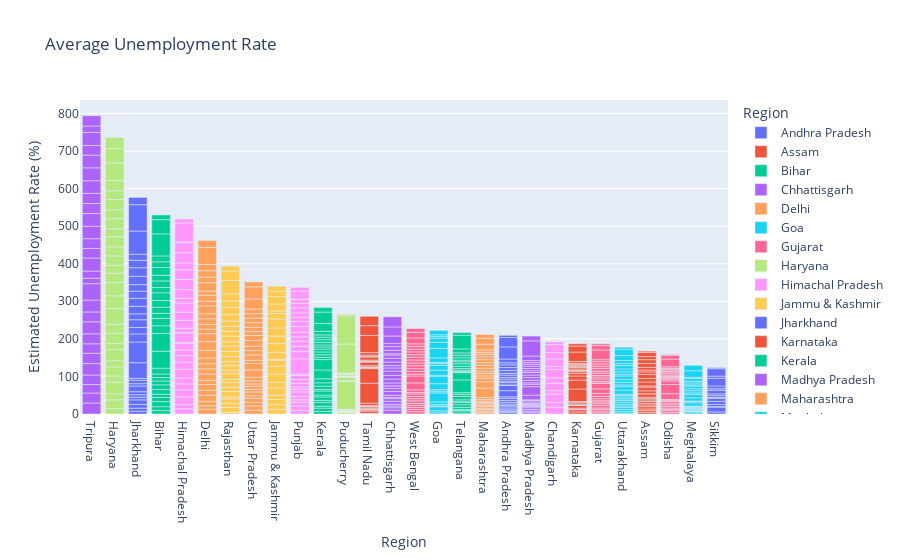

Here is the notebook cell this chart was saved with:
### Code cell
fig=px.bar(df,x='Region',y=' Estimated Unemployment Rate (%)',color='Region',title='Average Unemployment Rate ')
fig.update_layout(xaxis = {'categoryorder':'total descending'})
fig.show()

### Figure 1 — Plotly figure (JSON) as saved in the notebook; plotly's stock layout.template omitted (floating-point values rounded to 4 significant figures)
{"data": [{"alignmentgroup": "True", "hovertemplate": "Region=%{x}<br> Estimated Unemployment Rate (%)=%{y}<extra></extra>", "legendgroup": "Andhra Pradesh", "marker": {"color": "#636efa", "pattern": {"shape": ""}}, "name": "Andhra Pradesh", "offsetgroup": "Andhra Pradesh", "orientation": "v", "showlegend": true, "textposition": "auto", "type": "bar", "x": ["Andhra Pradesh", "Andhra Pradesh", "Andhra Pradesh", "Andhra Pradesh", "Andhra Pradesh", "Andhra Pradesh", "Andhra Pradesh", "Andhra Pradesh", "Andhra Pradesh", "Andhra Pradesh", "Andhra Pradesh", "Andhra Pradesh", "Andhra Pradesh", "Andhra Pradesh", "Andhra Pradesh", "Andhra Pradesh", "Andhra Pradesh", "Andhra Pradesh", "Andhra Pradesh", "Andhra Pradesh", "Andhra Pradesh", "Andhra Pradesh", "Andhra Pradesh", "Andhra Pradesh", "Andhra Pradesh", "Andhra Pradesh", "Andhra Pradesh", "Andhra Pradesh"], "xaxis": "x", "y": [3.65, 3.05, 3.75, 3.32, 5.17, 3.52, 4.12, 4.38, 4.84, 5.91, 4.06, 16.29, 14.46, 0.85, 6.09, 3.8, 5.64, 4.61, 6.01, 4.7, 7.54, 7.88, 7.11, 5.66, 9.88, 32.3, 24.91, 5.86], "yaxis": "y"}, {"alignmentgroup": "True", "hovertemplate": "Region=%{x}<br> Estimated Unemployment Rate (%)=%{y}<extra></extra>", "legendgroup": "Assam", "marker": {"color": "#EF553B", "pattern": {"shape": ""}}, "name": "Assam", "offsetgroup": "Assam", "orientation": "v", "showlegend": true, "textposition": "auto", "type": "bar", "x": ["Assam", "Assam", "Assam", "Assam", "Assam", "Assam", "Assam", "Assam", "Assam", "Assam", "Assam", "Assam", "Assam", "Assam", "Assam", "Assam", "Assam", "Assam", "Assam", "Assam", "Assam", "Assam", "Assam", "Assam", "Assam", "Assam"], "xaxis": "x", "y": [4.29, 5.08, 4.26, 5.79, 4.46, 4.65, 4.66, 4.29, 3.26, 3.77, 9.38, 0, 7.87, 9.89, 3.21, 10.39, 9.26, 11.17, 6.31, 5.02, 7.24, 9.98, 10.34, 8.37, 10.77, 3.42], "yaxis": "y"}, {"alignmentgroup": "True", "hovertemplate": "Region=%{x}<br> Estimated Unemployment Rate (%)=%{y}<extra></extra>", "legendgroup": "Bihar", "marker": {"color": "#00cc96", "pattern": {"shape": ""}}, "name": "Bihar", "offsetgroup": "Bihar", "orientation": "v", "showlegend": true, "textposition": "auto", "type": "bar", "x": ["Bihar", "Bihar", "Bihar", "Bihar", "Bihar", "Bihar", "Bihar", "Bihar", "Bihar", "Bihar", "Bihar", "Bihar", "Bihar", "Bihar", "Bihar", "Bihar", "Bihar", "Bihar", "Bihar", "Bihar", "Bihar", "Bihar", "Bihar", "Bihar", "Bihar", "Bihar", "Bihar", "Bihar"], "xaxis": "x", "y": [9.27, 10.2, 13.44, 11, 8.87, 12.47, 12.4, 10.16, 9.13, 9.61, 15.39, 45.09, 47.26, 20.49, 19.9, 13.29, 16.41, 17.66, 20.46, 14.06, 17.62, 14.91, 20.69, 15.11, 15.73, 58.77, 37.87, 12.45], "yaxis": "y"}, {"alignmentgroup": "True", "hovertemplate": "Region=%{x}<br> Estimated Unemployment Rate (%)=%{y}<extra></extra>", "legendgroup": "Chhattisgarh", "marker": {"color": "#ab63fa", "pattern": {"shape": ""}}, "name": "Chhattisgarh", "offsetgroup": "Chhattisgarh", "orientation": "v", "showlegend": true, "textposition": "auto", "type": "bar", "x": ["Chhattisgarh", "Chhattisgarh", "Chhattisgarh", "Chhattisgarh", "Chhattisgarh", "Chhattisgarh", "Chhattisgarh", "Chhattisgarh", "Chhattisgarh", "Chhattisgarh", "Chhattisgarh", "Chhattisgarh", "Chhattisgarh", "Chhattisgarh", "Chhattisgarh", "Chhattisgarh", "Chhattisgarh", "Chhattisgarh", "Chhattisgarh", "Chhattisgarh", "Chhattisgarh", "Chhattisgarh", "Chhattisgarh", "Chhattisgarh", "Chhattisgarh", "Chhattisgarh", "Chhattisgarh", "Chhattisgarh"], "xaxis": "x", "y": [9.82, 6.76, 4.54, 4.64, 8.33, 6.96, 2.77, 6.11, 9.89, 7.89, 7.31, 0, 7.64, 10.14, 9.77, 11.77, 8.17, 6.29, 9.46, 10.27, 8.32, 3.57, 9.01, 9.79, 8.21, 20.13, 24.1, 27.07], "yaxis": "y"}, {"alignmentgroup": "True", "hovertemplate": "Region=%{x}<br> Estimated Unemployment Rate (%)=%{y}<extra></extra>", "legendgroup": "Delhi", "marker": {"color": "#FFA15A", "pattern": {"shape": ""}}, "name": "Delhi", "offsetgroup": "Delhi", "orientation": "v", "showlegend": true, "textposition": "auto", "type": "bar", "x": ["Delhi", "Delhi", "Delhi", "Delhi", "Delhi", "Delhi", "Delhi", "Delhi", "Delhi", "Delhi", "Delhi", "Delhi", "Delhi", "Delhi", "Delhi", "Delhi", "Delhi", "Delhi", "Delhi", "Delhi", "Delhi", "Delhi", "Delhi", "Delhi", "Delhi", "Delhi", "Delhi", "Delhi"], "xaxis": "x", "y": [12.56, 9.33, 11.07, 17.18, 12.5, 15.84, 11.11, 16.97, 13.48, 13.81, 15.18, 20.69, 22.76, 21.14, 12.31, 12.76, 14.68, 13.52, 20.59, 12.41, 16.11, 11.07, 22.45, 14.86, 17.09, 16.51, 45.78, 18.11], "yaxis": "y"}, {"alignmentgroup": "True", "hovertemplate": "Region=%{x}<br> Estimated Unemployment Rate (%)=%{y}<extra></extra>", "legendgroup": "Goa", "marker": {"color": "#19d3f3", "pattern": {"shape": ""}}, "name": "Goa", "offsetgroup": "Goa", "orientation": "v", "showlegend": true, "textposition": "auto", "type": "bar", "x": ["Goa", "Goa", "Goa", "Goa", "Goa", "Goa", "Goa", "Goa", "Goa", "Goa", "Goa", "Goa", "Goa", "Goa", "Goa", "Goa", "Goa", "Goa", "Goa", "Goa", "Goa", "Goa", "Goa", "Goa"], "xaxis": "x", "y": [2.91, 5.45, 10.98, 1.98, 3.61, 7.21, 23.71, 3.54, 5.38, 0, 15.91, 20, 2.75, 13.33, 12.28, 4.9, 3.16, 12.31, 25.2, 16.22, 10.92, 4.31, 4.76, 11.76], "yaxis": "y"}, {"alignmentgroup": "True", "hovertemplate": "Region=%{x}<br> Estimated Unemployment Rate (%)=%{y}<extra></extra>", "legendgroup": "Gujarat", "marker": {"color": "#FF6692", "pattern": {"shape": ""}}, "name": "Gujarat", "offsetgroup": "Gujarat", "orientation": "v", "showlegend": true, "textposition": "auto", "type": "bar", "x": ["Gujarat", "Gujarat", "Gujarat", "Gujarat", "Gujarat", "Gujarat", "Gujarat", "Gujarat", "Gujarat", "Gujarat", "Gujarat", "Gujarat", "Gujarat", "Gujarat", "Gujarat", "Gujarat", "Gujarat", "Gujarat", "Gujarat", "Gujarat", "Gujarat", "Gujarat", "Gujarat", "Gujarat", "Gujarat", "Gujarat", "Gujarat", "Gujarat"], "xaxis": "x", "y": [2.88, 4.77, 4.58, 3.7, 6.29, 4.91, 4.68, 3.46, 5.35, 6.64, 7.59, 12, 14.58, 1.41, 4.09, 6.31, 5.15, 4.2, 5.96, 5.45, 7.53, 5.71, 5.82, 6.04, 5.39, 25.94, 11.62, 4.54], "yaxis": "y"}, {"alignmentgroup": "True", "hovertemplate": "Region=%{x}<br> Estimated Unemployment Rate (%)=%{y}<extra></extra>", "legendgroup": "Haryana", "marker": {"color": "#B6E880", "pattern": {"shape": ""}}, "name": "Haryana", "offsetgroup": "Haryana", "orientation": "v", "showlegend": true, "textposition": "auto", "type": "bar", "x": ["Haryana", "Haryana", "Haryana", "Haryana", "Haryana", "Haryana", "Haryana", "Haryana", "Haryana", "Haryana", "Haryana", "Haryana", "Haryana", "Haryana", "Haryana", "Haryana", "Haryana", "Haryana", "Haryana", "Haryana", "Haryana", "Haryana", "Haryana", "Haryana", "Haryana", "Haryana", "Haryana", "Haryana"], "xaxis": "x", "y": [14.54, 23.08, 16.22, 30.94, 16.36, 24.17, 16.59, 29.56, 16.21, 27.19, 23.92, 41.61, 34.22, 35.57, 24.67, 20.42, 25.45, 24.19, 26.84, 21.04, 27.06, 23.65, 27.24, 23.29, 27.14, 46.89, 38.46, 29.41], "yaxis": "y"}, {"alignmentgroup": "True", "hovertemplate": "Region=%{x}<br> Estimated Unemployment Rate (%)=%{y}<extra></extra>", "legendgroup": "Himachal Pradesh", "marker": {"color": "#FF97FF", "pattern": {"shape": ""}}, "name": "Himachal Pradesh", "offsetgroup": "Himachal Pradesh", "orientation": "v", "showlegend": true, "textposition": "auto", "type": "bar", "x": ["Himachal Pradesh", "Himachal Pradesh", "Himachal Pradesh", "Himachal Pradesh", "Himachal Pradesh", "Himachal Pradesh", "Himachal Pradesh", "Himachal Pradesh", "Himachal Pradesh", "Himachal Pradesh", "Himachal Pradesh", "Himachal Pradesh", "Himachal Pradesh", "Himachal Pradesh", "Himachal Pradesh", "Himachal Pradesh", "Himachal Pradesh", "Himachal Pradesh", "Himachal Pradesh", "Himachal Pradesh", "Himachal Pradesh", "Himachal Pradesh", "Himachal Pradesh", "Himachal Pradesh", "Himachal Pradesh", "Himachal Pradesh", "Himachal Pradesh", "Himachal Pradesh"], "xaxis": "x", "y": [13.68, 11.43, 20.59, 18.56, 15.98, 15.81, 22.86, 19.46, 16.67, 15.42, 17.71, 2.13, 25.64, 1.12, 10.88, 21.43, 21.51, 24.48, 12, 23.77, 27.27, 25.32, 18.15, 27.31, 26.44, 2.7, 50, 10.81], "yaxis": "y"}, {"alignmentgroup": "True", "hovertemplate": "Region=%{x}<br> Estimated Unemployment Rate (%)=%{y}<extra></extra>", "legendgroup": "Jammu & Kashmir", "marker": {"color": "#FECB52", "pattern": {"shape": ""}}, "name": "Jammu & Kashmir", "offsetgroup": "Jammu & Kashmir", "orientation": "v", "showlegend": true, "textposition": "auto", "type": "bar", "x": ["Jammu & Kashmir", "Jammu & Kashmir", "Jammu & Kashmir", "Jammu & Kashmir", "Jammu & Kashmir", "Jammu & Kashmir", "Jammu & Kashmir", "Jammu & Kashmir", "Jammu & Kashmir", "Jammu & Kashmir", "Jammu & Kashmir", "Jammu & Kashmir", "Jammu & Kashmir", "Jammu & Kashmir", "Jammu & Kashmir", "Jammu & Kashmir", "Jammu & Kashmir", "Jammu & Kashmir", "Jammu & Kashmir", "Jammu & Kashmir", "Jammu & Kashmir"], "xaxis": "x", "y": [12.78, 12.09, 13.67, 11.32, 19.27, 14.73, 22.19, 21.23, 16, 2.22, 18.97, 23.04, 19.88, 21.55, 24.06, 14.29, 7.02, 18.54, 19.86, 14.29, 12.96], "yaxis": "y"}, {"alignmentgroup": "True", "hovertemplate": "Region=%{x}<br> Estimated Unemployment Rate (%)=%{y}<extra></extra>", "legendgroup": "Jharkhand", "marker": {"color": "#636efa", "pattern": {"shape": ""}}, "name": "Jharkhand", "offsetgroup": "Jharkhand", "orientation": "v", "showlegend": true, "textposition": "auto", "type": "bar", "x": ["Jharkhand", "Jharkhand", "Jharkhand", "Jharkhand", "Jharkhand", "Jharkhand", "Jharkhand", "Jharkhand", "Jharkhand", "Jharkhand", "Jharkhand", "Jharkhand", "Jharkhand", "Jharkhand", "Jharkhand", "Jharkhand", "Jharkhand", "Jharkhand", "Jharkhand", "Jharkhand", "Jharkhand", "Jharkhand", "Jharkhand", "Jharkhand", "Jharkhand", "Jharkhand", "Jharkhand", "Jharkhand"], "xaxis": "x", "y": [7.11, 8.46, 9.98, 12.06, 7.12, 6.57, 8.07, 15.15, 6.16, 9.06, 5.01, 41.72, 55.1, 21.53, 17.23, 20.51, 15.67, 20.25, 21.16, 19.05, 17.34, 22.01, 22.96, 19.67, 16.4, 61.48, 70.17, 19.38], "yaxis": "y"}, {"alignmentgroup": "True", "hovertemplate": "Region=%{x}<br> Estimated Unemployment Rate (%)=%{y}<extra></extra>", "legendgroup": "Karnataka", "marker": {"color": "#EF553B", "pattern": {"shape": ""}}, "name": "Karnataka", "offsetgroup": "Karnataka", "orientation": "v", "showlegend": true, "textposition": "auto", "type": "bar", "x": ["Karnataka", "Karnataka", "Karnataka", "Karnataka", "Karnataka", "Karnataka", "Karnataka", "Karnataka", "Karnataka", "Karnataka", "Karnataka", "Karnataka", "Karnataka", "Karnataka", "Karnataka", "Karnataka", "Karnataka", "Karnataka", "Karnataka", "Karnataka", "Karnataka", "Karnataka", "Karnataka", "Karnataka", "Karnataka", "Karnataka", "Karnataka", "Karnataka"], "xaxis": "x", "y": [5.46, 5.98, 0.52, 0.37, 3.2, 7.13, 1.19, 0.41, 2.57, 4.11, 2.39, 33.17, 23.72, 10.92, 6.56, 5, 2.29, 1.27, 3.57, 3.87, 3.44, 1.56, 3.31, 2.88, 4.92, 25.12, 15.88, 6.12], "yaxis": "y"}, {"alignmentgroup": "True", "hovertemplate": "Region=%{x}<br> Estimated Unemployment Rate (%)=%{y}<extra></extra>", "legendgroup": "Kerala", "marker": {"color": "#00cc96", "pattern": {"shape": ""}}, "name": "Kerala", "offsetgroup": "Kerala", "orientation": "v", "showlegend": true, "textposition": "auto", "type": "bar", "x": ["Kerala", "Kerala", "Kerala", "Kerala", "Kerala", "Kerala", "Kerala", "Kerala", "Kerala", "Kerala", "Kerala", "Kerala", "Kerala", "Kerala", "Kerala", "Kerala", "Kerala", "Kerala", "Kerala", "Kerala", "Kerala", "Kerala", "Kerala", "Kerala", "Kerala", "Kerala", "Kerala", "Kerala"], "xaxis": "x", "y": [6.63, 9, 4.95, 10.32, 5.35, 9.14, 5, 10.77, 4.11, 8.91, 8.85, 10.71, 23.38, 27.66, 6.11, 6.67, 7.58, 7.69, 5.52, 5.35, 6.71, 7.31, 6.65, 6.08, 9.14, 21.43, 30.28, 12.17], "yaxis": "y"}, {"alignmentgroup": "True", "hovertemplate": "Region=%{x}<br> Estimated Unemployment Rate (%)=%{y}<extra></extra>", "legendgroup": "Madhya Pradesh", "marker": {"color": "#ab63fa", "pattern": {"shape": ""}}, "name": "Madhya Pradesh", "offsetgroup": "Madhya Pradesh", "orientation": "v", "showlegend": true, "textposition": "auto", "type": "bar", "x": ["Madhya Pradesh", "Madhya Pradesh", "Madhya Pradesh", "Madhya Pradesh", "Madhya Pradesh", "Madhya Pradesh", "Madhya Pradesh", "Madhya Pradesh", "Madhya Pradesh", "Madhya Pradesh", "Madhya Pradesh", "Madhya Pradesh", "Madhya Pradesh", "Madhya Pradesh", "Madhya Pradesh", "Madhya Pradesh", "Madhya Pradesh", "Madhya Pradesh", "Madhya Pradesh", "Madhya Pradesh", "Madhya Pradesh", "Madhya Pradesh", "Madhya Pradesh", "Madhya Pradesh", "Madhya Pradesh", "Madhya Pradesh", "Madhya Pradesh", "Madhya Pradesh"], "xaxis": "x", "y": [3.63, 4.25, 3.92, 4.94, 3.08, 2.98, 2.72, 2.94, 3.66, 4.42, 1.19, 12.5, 22.46, 6.46, 3.91, 6.38, 7.38, 6.82, 7, 4.4, 6.06, 6.2, 5.17, 4.96, 4.8, 11.94, 40.49, 12.72], "yaxis": "y"}, {"alignmentgroup": "True", "hovertemplate": "Region=%{x}<br> Estimated Unemployment Rate (%)=%{y}<extra></extra>", "legendgroup": "Maharashtra", "marker": {"color": "#FFA15A", "pattern": {"shape": ""}}, "name": "Maharashtra", "offsetgroup": "Maharashtra", "orientation": "v", "showlegend": true, "textposition": "auto", "type": "bar", "x": ["Maharashtra", "Maharashtra", "Maharashtra", "Maharashtra", "Maharashtra", "Maharashtra", "Maharashtra", "Maharashtra", "Maharashtra", "Maharashtra", "Maharashtra", "Maharashtra", "Maharashtra", "Maharashtra", "Maharashtra", "Maharashtra", "Maharashtra", "Maharashtra", "Maharashtra", "Maharashtra", "Maharashtra", "Maharashtra", "Maharashtra", "Maharashtra", "Maharashtra", "Maharashtra", "Maharashtra", "Maharashtra"], "xaxis": "x", "y": [3.67, 4.34, 3.66, 3.76, 4.4, 3.81, 3.68, 3.03, 3.8, 4.24, 5.38, 25.28, 16.89, 9.4, 6.08, 6.46, 6.35, 7.57, 7.6, 7.51, 7.6, 7.83, 6.67, 5.34, 6.34, 14.99, 15.92, 10.01], "yaxis": "y"}, {"alignmentgroup": "True", "hovertemplate": "Region=%{x}<br> Estimated Unemployment Rate (%)=%{y}<extra></extra>", "legendgroup": "Meghalaya", "marker": {"color": "#19d3f3", "pattern": {"shape": ""}}, "name": "Meghalaya", "offsetgroup": "Meghalaya", "orientation": "v", "showlegend": true, "textposition": "auto", "type": "bar", "x": ["Meghalaya", "Meghalaya", "Meghalaya", "Meghalaya", "Meghalaya", "Meghalaya", "Meghalaya", "Meghalaya", "Meghalaya", "Meghalaya", "Meghalaya", "Meghalaya", "Meghalaya", "Meghalaya", "Meghalaya", "Meghalaya", "Meghalaya", "Meghalaya", "Meghalaya", "Meghalaya", "Meghalaya", "Meghalaya", "Meghalaya", "Meghalaya", "Meghalaya", "Meghalaya", "Meghalaya"], "xaxis": "x", "y": [3.16, 4.23, 1.03, 0.52, 0.24, 3.7, 1.5, 1.8, 0.97, 2.76, 1.28, 8.38, 3.73, 1.35, 8.4, 8.66, 4.43, 5.8, 5.3, 7.2, 3.02, 5.21, 4.76, 7.37, 2.8, 17.39, 14.58], "yaxis": "y"}, {"alignmentgroup": "True", "hovertemplate": "Region=%{x}<br> Estimated Unemployment Rate (%)=%{y}<extra></extra>", "legendgroup": "Odisha", "marker": {"color": "#FF6692", "pattern": {"shape": ""}}, "name": "Odisha", "offsetgroup": "Odisha", "orientation": "v", "showlegend": true, "textposition": "auto", "type": "bar", "x": ["Odisha", "Odisha", "Odisha", "Odisha", "Odisha", "Odisha", "Odisha", "Odisha", "Odisha", "Odisha", "Odisha", "Odisha", "Odisha", "Odisha", "Odisha", "Odisha", "Odisha", "Odisha", "Odisha", "Odisha", "Odisha", "Odisha", "Odisha", "Odisha", "Odisha", "Odisha", "Odisha", "Odisha"], "xaxis": "x", "y": [4.17, 4.71, 3.31, 3.68, 4.31, 4.28, 4.72, 4.67, 1.81, 3.31, 15.09, 24.48, 9.45, 4.59, 2.95, 2.63, 1.78, 3.5, 3.78, 4.5, 2.23, 3.36, 2.28, 2.19, 3.96, 20.5, 10, 2.18], "yaxis": "y"}, {"alignmentgroup": "True", "hovertemplate": "Region=%{x}<br> Estimated Unemployment Rate (%)=%{y}<extra></extra>", "legendgroup": "Puducherry", "marker": {"color": "#B6E880", "pattern": {"shape": ""}}, "name": "Puducherry", "offsetgroup": "Puducherry", "orientation": "v", "showlegend": true, "textposition": "auto", "type": "bar", "x": ["Puducherry", "Puducherry", "Puducherry", "Puducherry", "Puducherry", "Puducherry", "Puducherry", "Puducherry", "Puducherry", "Puducherry", "Puducherry", "Puducherry", "Puducherry", "Puducherry", "Puducherry", "Puducherry", "Puducherry", "Puducherry", "Puducherry", "Puducherry", "Puducherry", "Puducherry", "Puducherry", "Puducherry", "Puducherry", "Puducherry"], "xaxis": "x", "y": [0, 0, 0, 4.85, 0, 1.18, 0, 1.99, 0.58, 1.74, 2.31, 74.51, 1.25, 0, 0, 8.95, 1.22, 1.17, 1.37, 5.21, 0.57, 1.78, 0.62, 76.74, 75, 4.55], "yaxis": "y"}, {"alignmentgroup": "True", "hovertemplate": "Region=%{x}<br> Estimated Unemployment Rate (%)=%{y}<extra></extra>", "legendgroup": "Punjab", "marker": {"color": "#FF97FF", "pattern": {"shape": ""}}, "name": "Punjab", "offsetgroup": "Punjab", "orientation": "v", "showlegend": true, "textposition": "auto", "type": "bar", "x": ["Punjab", "Punjab", "Punjab", "Punjab", "Punjab", "Punjab", "Punjab", "Punjab", "Punjab", "Punjab", "Punjab", "Punjab", "Punjab", "Punjab", "Punjab", "Punjab", "Punjab", "Punjab", "Punjab", "Punjab", "Punjab", "Punjab", "Punjab", "Punjab", "Punjab", "Punjab", "Punjab", "Punjab"], "xaxis": "x", "y": [9.17, 12.21, 9.64, 6.69, 8.59, 12.56, 7.07, 6.13, 9.69, 10.41, 10.51, 3.69, 40.59, 20, 13.49, 13.17, 11.61, 11.99, 15.69, 13.75, 10.39, 11.97, 13.68, 11.99, 9.97, 1.13, 20.54, 10.55], "yaxis": "y"}, {"alignmentgroup": "True", "hovertemplate": "Region=%{x}<br> Estimated Unemployment Rate (%)=%{y}<extra></extra>", "legendgroup": "Rajasthan", "marker": {"color": "#FECB52", "pattern": {"shape": ""}}, "name": "Rajasthan", "offsetgroup": "Rajasthan", "orientation": "v", "showlegend": true, "textposition": "auto", "type": "bar", "x": ["Rajasthan", "Rajasthan", "Rajasthan", "Rajasthan", "Rajasthan", "Rajasthan", "Rajasthan", "Rajasthan", "Rajasthan", "Rajasthan", "Rajasthan", "Rajasthan", "Rajasthan", "Rajasthan", "Rajasthan", "Rajasthan", "Rajasthan", "Rajasthan", "Rajasthan", "Rajasthan", "Rajasthan", "Rajasthan", "Rajasthan", "Rajasthan", "Rajasthan", "Rajasthan", "Rajasthan", "Rajasthan"], "xaxis": "x", "y": [4.03, 13.7, 9.7, 12.5, 5.45, 14.66, 10.47, 13.96, 8, 14.48, 9.47, 12.25, 10.45, 13.86, 13.62, 14.36, 11.67, 14.71, 12.63, 13.02, 14.3, 18.04, 18.82, 17.02, 18.54, 35.53, 25.35, 13.04], "yaxis": "y"}, {"alignmentgroup": "True", "hovertemplate": "Region=%{x}<br> Estimated Unemployment Rate (%)=%{y}<extra></extra>", "legendgroup": "Sikkim", "marker": {"color": "#636efa", "pattern": {"shape": ""}}, "name": "Sikkim", "offsetgroup": "Sikkim", "orientation": "v", "showlegend": true, "textposition": "auto", "type": "bar", "x": ["Sikkim", "Sikkim", "Sikkim", "Sikkim", "Sikkim", "Sikkim", "Sikkim", "Sikkim", "Sikkim", "Sikkim", "Sikkim", "Sikkim", "Sikkim", "Sikkim", "Sikkim", "Sikkim", "Sikkim"], "xaxis": "x", "y": [5.48, 13.11, 1, 0, 5.81, 8.2, 7.76, 2.56, 4.82, 4.81, 9.68, 4.04, 7.37, 20.45, 5.77, 19.75, 2.63], "yaxis": "y"}, {"alignmentgroup": "True", "hovertemplate": "Region=%{x}<br> Estimated Unemployment Rate (%)=%{y}<extra></extra>", "legendgroup": "Tamil Nadu", "marker": {"color": "#EF553B", "pattern": {"shape": ""}}, "name": "Tamil Nadu", "offsetgroup": "Tamil Nadu", "orientation": "v", "showlegend": true, "textposition": "auto", "type": "bar", "x": ["Tamil Nadu", "Tamil Nadu", "Tamil Nadu", "Tamil Nadu", "Tamil Nadu", "Tamil Nadu", "Tamil Nadu", "Tamil Nadu", "Tamil Nadu", "Tamil Nadu", "Tamil Nadu", "Tamil Nadu", "Tamil Nadu", "Tamil Nadu", "Tamil Nadu", "Tamil Nadu", "Tamil Nadu", "Tamil Nadu", "Tamil Nadu", "Tamil Nadu", "Tamil Nadu", "Tamil Nadu", "Tamil Nadu", "Tamil Nadu", "Tamil Nadu", "Tamil Nadu", "Tamil Nadu", "Tamil Nadu"], "xaxis": "x", "y": [0.97, 0.92, 6.01, 2.91, 1.71, 1.46, 2.46, 3.73, 1.18, 1.17, 6.36, 53.19, 38.73, 2.06, 0.89, 1.56, 3.18, 9.53, 1.86, 1.13, 2.65, 8.05, 2.05, 3.31, 6.46, 45.55, 25.95, 24.93], "yaxis": "y"}, {"alignmentgroup": "True", "hovertemplate": "Region=%{x}<br> Estimated Unemployment Rate (%)=%{y}<extra></extra>", "legendgroup": "Telangana", "marker": {"color": "#00cc96", "pattern": {"shape": ""}}, "name": "Telangana", "offsetgroup": "Telangana", "orientation": "v", "showlegend": true, "textposition": "auto", "type": "bar", "x": ["Telangana", "Telangana", "Telangana", "Telangana", "Telangana", "Telangana", "Telangana", "Telangana", "Telangana", "Telangana", "Telangana", "Telangana", "Telangana", "Telangana", "Telangana", "Telangana", "Telangana", "Telangana", "Telangana", "Telangana", "Telangana", "Telangana", "Telangana", "Telangana", "Telangana", "Telangana", "Telangana", "Telangana"], "xaxis": "x", "y": [2.23, 5.92, 2.45, 1.4, 5.49, 7.29, 6.47, 1.35, 5.02, 9.02, 5.63, 4.51, 34.01, 19.3, 1.52, 1.43, 3.73, 4.19, 6.19, 6.74, 5.23, 4.22, 6.49, 6.74, 6.1, 10.5, 36.57, 6.92], "yaxis": "y"}, {"alignmentgroup": "True", "hovertemplate": "Region=%{x}<br> Estimated Unemployment Rate (%)=%{y}<extra></extra>", "legendgroup": "Tripura", "marker": {"color": "#ab63fa", "pattern": {"shape": ""}}, "name": "Tripura", "offsetgroup": "Tripura", "orientation": "v", "showlegend": true, "textposition": "auto", "type": "bar", "x": ["Tripura", "Tripura", "Tripura", "Tripura", "Tripura", "Tripura", "Tripura", "Tripura", "Tripura", "Tripura", "Tripura", "Tripura", "Tripura", "Tripura", "Tripura", "Tripura", "Tripura", "Tripura", "Tripura", "Tripura", "Tripura", "Tripura", "Tripura", "Tripura", "Tripura", "Tripura", "Tripura", "Tripura"], "xaxis": "x", "y": [29.25, 26.64, 22.47, 25.49, 30.23, 27.54, 25.25, 26.53, 31.91, 26.22, 31.61, 43.64, 14.71, 18.84, 34.69, 25.59, 25.81, 33.45, 33.57, 26.67, 27.15, 33.48, 34.37, 33.88, 25.69, 34.88, 16.78, 27.47], "yaxis": "y"}, {"alignmentgroup": "True", "hovertemplate": "Region=%{x}<br> Estimated Unemployment Rate (%)=%{y}<extra></extra>", "legendgroup": "Uttar Pradesh", "marker": {"color": "#FFA15A", "pattern": {"shape": ""}}, "name": "Uttar Pradesh", "offsetgroup": "Uttar Pradesh", "orientation": "v", "showlegend": true, "textposition": "auto", "type": "bar", "x": ["Uttar Pradesh", "Uttar Pradesh", "Uttar Pradesh", "Uttar Pradesh", "Uttar Pradesh", "Uttar Pradesh", "Uttar Pradesh", "Uttar Pradesh", "Uttar Pradesh", "Uttar Pradesh", "Uttar Pradesh", "Uttar Pradesh", "Uttar Pradesh", "Uttar Pradesh", "Uttar Pradesh", "Uttar Pradesh", "Uttar Pradesh", "Uttar Pradesh", "Uttar Pradesh", "Uttar Pradesh", "Uttar Pradesh", "Uttar Pradesh", "Uttar Pradesh", "Uttar Pradesh", "Uttar Pradesh", "Uttar Pradesh", "Uttar Pradesh", "Uttar Pradesh"], "xaxis": "x", "y": [10.26, 11.13, 9.19, 11.47, 6.45, 10.18, 6.94, 8.43, 6.06, 8.12, 9.37, 19.92, 16.89, 8.51, 14.4, 11.62, 11.8, 14.73, 13.58, 10.35, 11.31, 12.37, 12.34, 11.65, 12.32, 26.94, 32.06, 13.05], "yaxis": "y"}, {"alignmentgroup": "True", "hovertemplate": "Region=%{x}<br> Estimated Unemployment Rate (%)=%{y}<extra></extra>", "legendgroup": "Uttarakhand", "marker": {"color": "#19d3f3", "pattern": {"shape": ""}}, "name": "Uttarakhand", "offsetgroup": "Uttarakhand", "orientation": "v", "showlegend": true, "textposition": "auto", "type": "bar", "x": ["Uttarakhand", "Uttarakhand", "Uttarakhand", "Uttarakhand", "Uttarakhand", "Uttarakhand", "Uttarakhand", "Uttarakhand", "Uttarakhand", "Uttarakhand", "Uttarakhand", "Uttarakhand", "Uttarakhand", "Uttarakhand", "Uttarakhand", "Uttarakhand", "Uttarakhand", "Uttarakhand", "Uttarakhand", "Uttarakhand", "Uttarakhand", "Uttarakhand", "Uttarakhand", "Uttarakhand", "Uttarakhand", "Uttarakhand", "Uttarakhand"], "xaxis": "x", "y": [1.63, 4.65, 5.74, 6.11, 3.47, 4.83, 5.56, 4.52, 4.17, 4.85, 3.66, 3.57, 10.71, 9.17, 4.69, 6.94, 7.43, 9.62, 4.72, 6.34, 7.39, 8.92, 5.28, 8.15, 13.18, 17.36, 5.08], "yaxis": "y"}, {"alignmentgroup": "True", "hovertemplate": "Region=%{x}<br> Estimated Unemployment Rate (%)=%{y}<extra></extra>", "legendgroup": "West Bengal", "marker": {"color": "#FF6692", "pattern": {"shape": ""}}, "name": "West Bengal", "offsetgroup": "West Bengal", "orientation": "v", "showlegend": true, "textposition": "auto", "type": "bar", "x": ["West Bengal", "West Bengal", "West Bengal", "West Bengal", "West Bengal", "West Bengal", "West Bengal", "West Bengal", "West Bengal", "West Bengal", "West Bengal", "West Bengal", "West Bengal", "West Bengal", "West Bengal", "West Bengal", "West Bengal", "West Bengal", "West Bengal", "West Bengal", "West Bengal", "West Bengal", "West Bengal", "West Bengal", "West Bengal", "West Bengal", "West Bengal", "West Bengal"], "xaxis": "x", "y": [6.02, 5.85, 5.62, 5.58, 5.26, 6.78, 5.83, 5.79, 6.79, 3.78, 7.02, 18.32, 18.43, 4.94, 7.25, 7.38, 7.91, 7.27, 7.79, 7.83, 6.61, 7.24, 7.27, 7.55, 6.67, 15.63, 15.22, 9.86], "yaxis": "y"}, {"alignmentgroup": "True", "hovertemplate": "Region=%{x}<br> Estimated Unemployment Rate (%)=%{y}<extra></extra>", "legendgroup": "Chandigarh", "marker": {"color": "#FF97FF", "pattern": {"shape": ""}}, "name": "Chandigarh", "offsetgroup": "Chandigarh", "orientation": "v", "showlegend": true, "textposition": "auto", "type": "bar", "x": ["Chandigarh", "Chandigarh", "Chandigarh", "Chandigarh", "Chandigarh", "Chandigarh", "Chandigarh", "Chandigarh", "Chandigarh", "Chandigarh", "Chandigarh", "Chandigarh"], "xaxis": "x", "y": [18.35, 12.4, 21.8, 9.52, 20.14, 13.99, 22.05, 8.33, 20, 16.67, 21.43, 7.22], "yaxis": "y"}], "layout": {"autosize": true, "barmode": "relative", "legend": {"title": {"text": "Region"}, "tracegroupgap": 0}, "title": {"text": "Average Unemployment Rate "}, "xaxis": {"anchor": "y", "autorange": true, "categoryarray": ["Andhra Pradesh", "Assam", "Bihar", "Chhattisgarh", "Delhi", "Goa", "Gujarat", "Haryana", "Himachal Pradesh", "Jammu & Kashmir", "Jharkhand", "Karnataka", "Kerala", "Madhya Pradesh", "Maharashtra", "Meghalaya", "Odisha", "Puducherry", "Punjab", "Rajasthan", "Sikkim", "Tamil Nadu", "Telangana", "Tripura", "Uttar Pradesh", "Uttarakhand", "West Bengal", null, "Chandigarh"], "categoryorder": "total descending", "domain": [0, 1], "range": [-0.5, 27.5], "title": {"text": "Region"}, "type": "category"}, "yaxis": {"anchor": "x", "autorange": true, "domain": [0, 1], "range": [0, 835.6], "title": {"text": " Estimated Unemployment Rate (%)"}, "type": "linear"}}}
